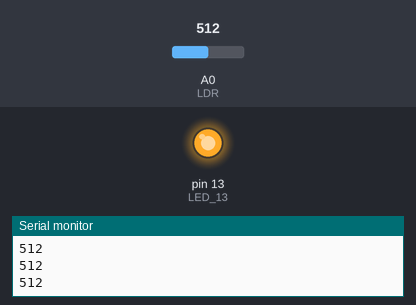
Bench run of a sketch on a simulated Arduino Uno, built with avr-gcc and run on an emulated ATmega328P. Shown: output pins drawn as LEDs (lit = HIGH), the last lines printed to the serial monitor. The test bench sets the inputs (shaded band); at power-on: A0 (LDR) = 512.

Above: at 1.2 s.
1.3 s: A0 (LDR) set to 492
At 1.7 s:
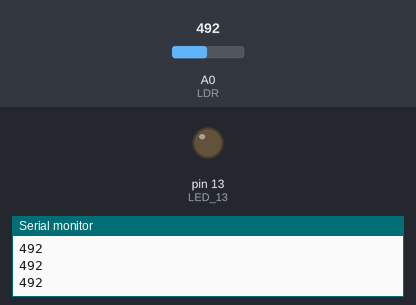
2.8 s: A0 (LDR) set to 510
At 4.0 s:
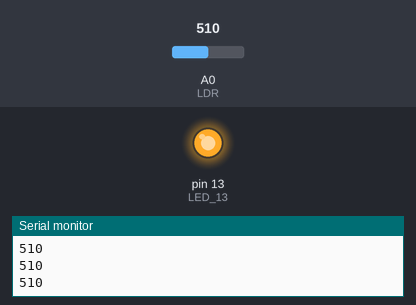
4.3 s: A0 (LDR) set to 490
At 5.5 s:
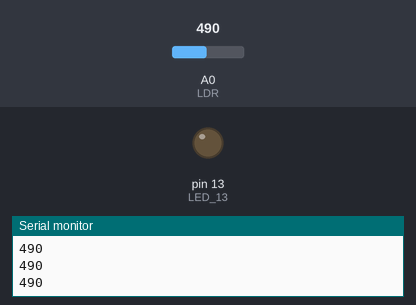
Timing chart, 0 to 7.3 s (numbered marks = the images above; inputs shaded):
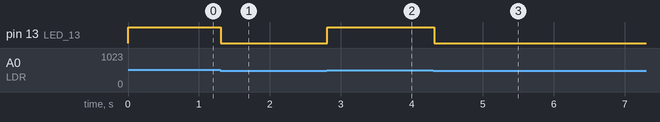

Measured:
- the behaviour switches between 500 and 499 on A0 (LDR) (found by bisection; images 0 and 1)
- after the input at 1.3 s, pin 13 (LED_13): HIGH → LOW at once
- after the input at 2.8 s, pin 13 (LED_13): LOW → HIGH at once
- after the input at 4.3 s, pin 13 (LED_13): HIGH → LOW at once

The sketch:

sketch_jun16f.ino
```cpp
#define LDR A0
#define LED_13 13
int LDR_ = 0;
void setup() {
  // put your setup code here, to run once:
  pinMode(LDR,0);
  pinMode(LED_13,1);
  Serial.begin(9600);
}

void loop() {
  // put your main code here, to run repeatedly:
  LDR_ = analogRead(LDR);
  Serial.println(LDR_);
  if(LDR_ >= 500){
    digitalWrite(LED_13,1);
  }else{
    digitalWrite(LED_13,0);
  }
  delay(100);
}
```
